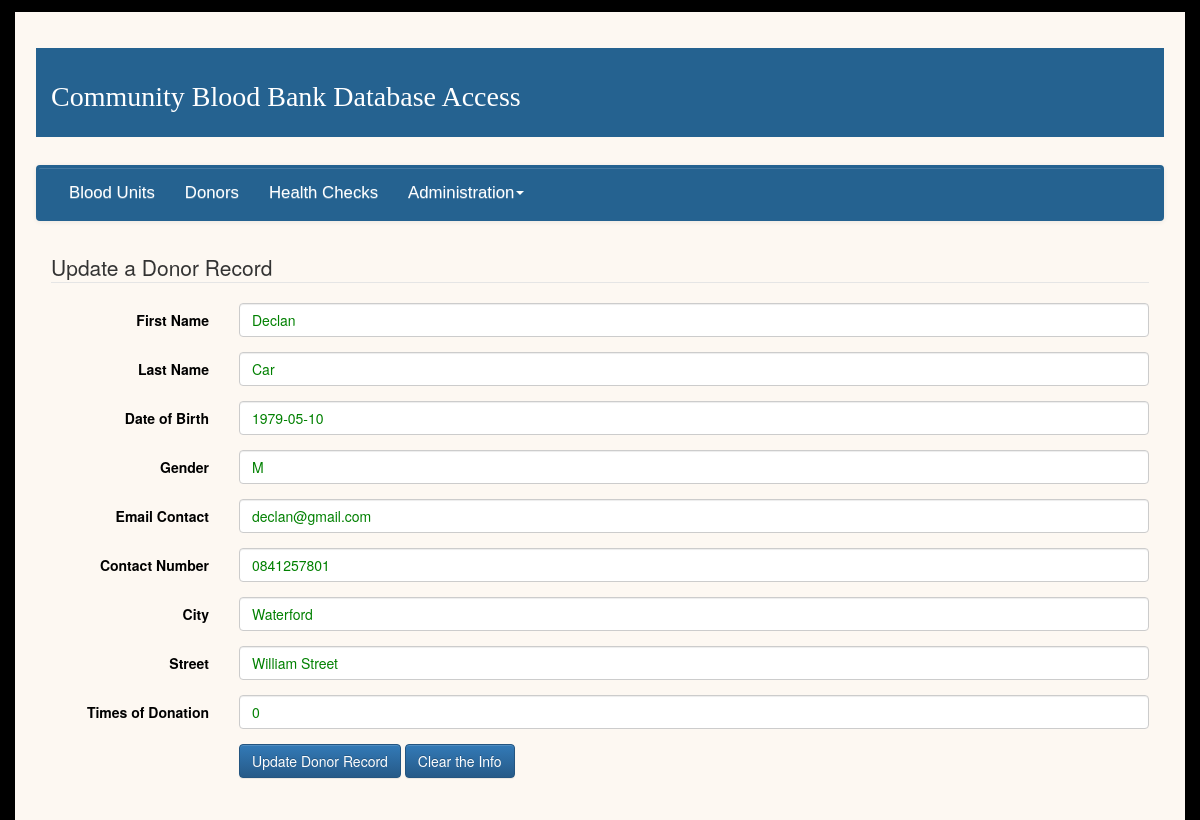
The app's page /admin/editDonor.php?PPS=05784DC (signed in) with its own data.
### tables this page shows
CREATE TABLE Donor (
PPS varchar(9) NOT NULL PRIMARY KEY,
fName varchar(25) NOT NULL,
lName varchar(25) NOT NULL,
DOB date NOT NULL,
gender enum('M','F') NOT NULL DEFAULT 'M',
email varchar(35) NOT NULL,
contactNo varchar(15) NOT NULL,
city varchar(15) NOT NULL DEFAULT 'WATERFORD',
street varchar(25) NOT NULL,
timesOfDonations int(1) NOT NULL DEFAULT '0'
);

### admin/inc/donor.inc.php (called while the page is built, shortened)
<?php
class Donor{
	private $db;
	public function __construct($database) {
	    $this->db = $database;
	}
	public function oneDonor($pps) {
	    $sql = 'select * from Donor where PPS = :pps';
	    $stmt =$this->db->prepare($sql);
        $stmt->bindParam(':pps', $pps, PDO::PARAM_STR);
	    $stmt->execute();
        $donor=$stmt->fetch(PDO::FETCH_OBJ);
        return $donor;
	}
}
?>

### admin/inc/init.inc.php (called while the page is built, shortened)
<?php
require_once 'header.inc.php';
require_once 'db.inc.php';
require_once 'donor.inc.php';
require_once 'bloodBank.inc.php';
$donor 		= new Donor($dbh);
?>

### admin/inc/bloodBank.inc.php (called while the page is built, shortened)
<?php
function retrieveOneDonor($donor) {
    $fName = $donor->fName;
	$lName = $donor->lName;
	$DOB = $donor->DOB;
	$gender = $donor->gender;
	$email = $donor->email;
	$contactNo = $donor->contactNo;
	$city = $donor->city;
	$street = $donor->street;
	$timesOfDonations = $donor->timesOfDonations;
}
?>

### admin/editDonor.php (the view, shortened to what this page needs)
<?php require 'inc/secure.inc.php';
require 'inc/init.inc.php';
if (isset($_REQUEST['Submit'])) {
try
{
	 $PPS=$_POST['PPS'];
	 $fName=$_POST['fName'];
	 $lName=$_POST['lName'];
	 $gender=$_POST['gender'];
	 $email=$_POST['email'];
	 $contactNo=$_POST['contactNo'];
	 $city=$_POST['city'];
	 $street=$_POST['street'];
	 $timesOfDonations=$_POST['timesOfDonations'];
    $donor->updateDonorRecord($PPS, $fName, $lName, $DOB, $gender, $email, $contactNo, $city, $street, $timesOfDonations);
    $stat ="edit";
    header("Location:donors.php?stat=$stat");
}
catch (PDOException $e)
{
   echo '<br>PDO Exception Caught.';
   echo 'Error with the database: <br>';
   echo 'Error: ' . $e->getMessage().'</p>';
}
}
 else {
	 $PPS = $_GET['PPS'];
	try
	{
	   $donorRec = $donor->oneDonor($PPS);
	}
	catch (PDOException $e)
	{
	   echo '<br>PDO Exception Caught.';
	   echo 'Error with the database: <br>';
	   echo 'SQL Query: ', $sql;
	   echo 'Error: ' . $e->getMessage().'</p>';
	}
	?>
<form action = "" method = "post" class="form-horizontal">
    <fieldset><legend>Update a Donor Record</legend>
	 <div class ="form-group">
       <label for="fName" class="col-sm-2 control-label">First Name</label></td>
       <div class="col-sm-10">
         <input type="text" name="fName" id="fName"  class="form-control"  title="Please enter First Name" value = "<?php echo $fName;?>">
       </div>
     </div>
	 <div class ="form-group">
       <label for="lName" class="col-sm-2 control-label">Last Name</label></td>
       <div class="col-sm-10">
         <input type="text" name="lName" id="lName"  class="form-control"  title="Please enter Last Name" value = "<?php echo $lName;?>">
       </div>
     </div>
	 <div class ="form-group">
       <label for="DOB" class="col-sm-2 control-label">Date of Birth</label></td>
       <div class="col-sm-10">
         <input type="text" name="DOB" id="DOB"  class="form-control"  required pattern = "[0-9]{4}-(0[1-9]|1[012])-(0[1-9]|1[0-9]|2[0-9]|3[01])" title="Please enter correct Date of Birth YYYY-MM-DD" value = "<?php echo $DOB;?>">
       </div>
     </div>
	 <div class ="form-group">
       <label for="gender" class="col-sm-2 control-label">Gender</label>
       <div class="col-sm-10">
        <input type="text" name="gender" id="gender"   class="form-control"  required pattern = "[MF]{1}" title="Please enter correct Gender M or F" value = "<?php echo $gender;?>">
       </div>
     </div>
	 <div class ="form-group">
       <label for="email" class="col-sm-2 control-label">Email Contact</label>
       <div class="col-sm-10">
        <input type="email" name="email" id="email"  class="form-control" required pattern = "[a-zA-Z0-9._%+-]+@[a-z0-9.-]+\.[a-z]{2,4}$" title="Please enter a valid Email Contact Address" value = "<?php echo $email;?>">
       </div>
     </div>
	 <div class ="form-group">
       <label for="contactNo" class="col-sm-2 control-label">Contact Number</label>
       <div class="col-sm-10">
        <input type="text" name="contactNo" id="contactNo"   class="form-control" required pattern="[0-9 ]+" title="Please enter a valid Contact Number" value = "<?php echo $contactNo;?>">
       </div>
     </div>
     <div class ="form-group">
       <label for="city" class="col-sm-2 control-label">City</label>
       <div class="col-sm-10">
        <input type="text" name="city" id="city"   class="form-control"  title="Please enter the City" value = "<?php echo $city;?>">
       </div>
     </div>
	 <div class ="form-group">
       <label for="street" class="col-sm-2 control-label">Street</label>
       <div class="col-sm-10">
        <input type="text" name="street" id="street"   class="form-control"  title="Please enter the Street" value = "<?php echo $street;?>">
       </div>
     </div>
	 <div class ="form-group">
       <label for="timesOfDonations" class="col-sm-2 control-label">Times of Donation</label>
       <div class="col-sm-10">
        <input type="text" name="timesOfDonations" id="timesOfDonations"   class="form-control" required pattern="[0-9 ]" title="Please enter the Times of Donation" value = "<?php echo $timesOfDonations;?>">
       </div>
     </div>
	<div class = "form-group">
	<div class="col-sm-10 col-sm-offset-2">
       <input type="submit" class="btn btn-primary" value="Update Donor Record" name = "Submit">
       <input type="reset" class="btn btn-primary" value="Clear the Info" >
	 </div>
	 </div>
    </fieldset>
    </form>
<?php
}
require 'inc/footer.inc.php';?>
</section>
</div>
</body>
</html>

### admin/css/mycss.css (style rules this page uses)
body { background-color: #050845; color: black; }
form,table { margin-top:1%; }
input[type="text"]:valid, input[type="email"]:valid, input[type="password"]:valid, input[type="url"]:valid { color: green; }

### records on screen
donor: fName "Declan", lName "Car", DOB "1979-05-10", gender "M", email "declan@gmail.com", contactNo "0841257801", city "Waterford", street "William Street", timesOfDonations "0"
